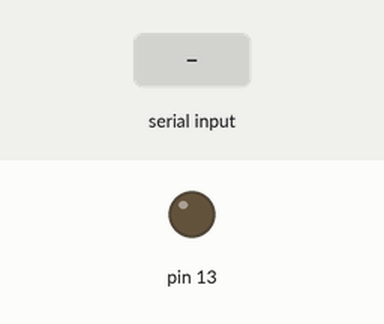
This sketch was run on a simulated Arduino Uno, built with avr-gcc and run on an emulated ATmega328P. Parts: output pins drawn as LEDs (lit = HIGH). The inputs (shaded band) are chosen by the test bench. What the sketch prints to the serial monitor is not drawn.

Above: at 2.0 s.
2.1 s: "1\n" received over Serial
At 3.6 s:
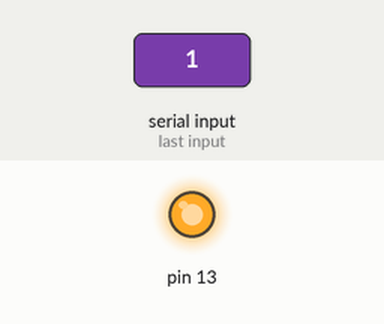
Timing chart, 0 to 7.5 s (numbered marks = the images above; inputs shaded):
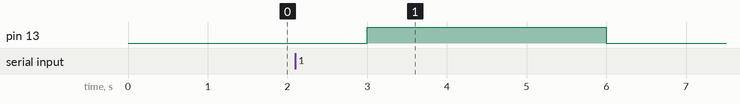

The sketch:

LED.ino
```cpp
void setup() {
  // put your setup code here, to run once:
 pinMode(13, OUTPUT);
   // シリアルポートを9600 bps[ビット/秒]で初期化
  Serial.begin(9600);
}

void loop() {
  // put your main code here, to run repeatedly:

  int inputchar;

  // シリアルポートより1文字読み込む
   delay(1000);
  inputchar = Serial.read();
  int val = inputchar - 48;
  Serial.print(val,DEC);
  if(inputchar != -1 ){
    // 読み込んだデータが -1 以外の場合　以下の処理を行う

    if ( val == 1){
      digitalWrite(13, HIGH);   // turn the LED on (HIGH is the voltage level)
      delay(3000);              // wait for a second
    }

    digitalWrite(13, LOW);    // turn the LED off by making the voltage LOW
    delay(1000);              // wait for a second
  }
}
```

Measured:
- after the input at 2.1 s, pin 13: LOW → HIGH after 0.90 s, → LOW 3.0 s later
